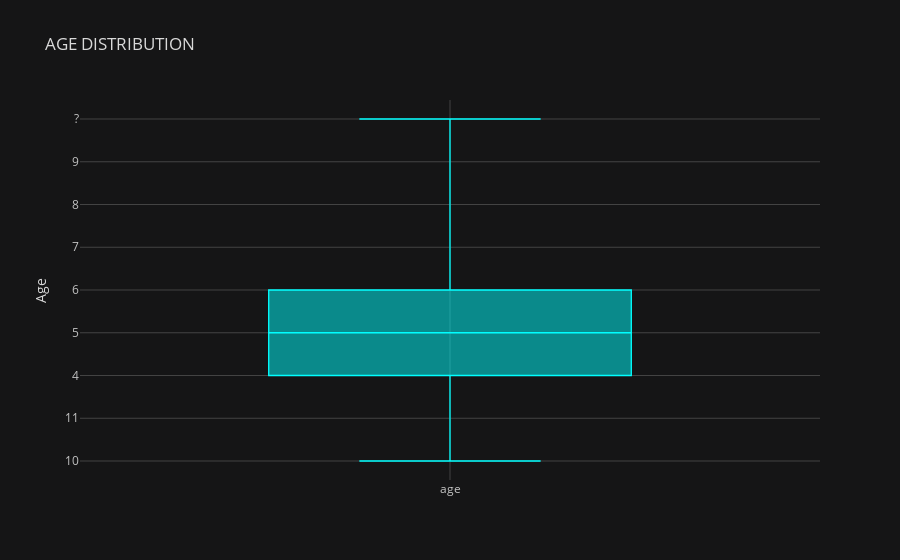

Write notebook code for a chart like this one.
### Markdown cell above
AGE DISTRIBUTION

### Code cell
df['age'].sort_values().iplot(kind='box', title='AGE DISTRIBUTION', yTitle = 'Age', theme='solar', color='cyan')

### Figure 1 — Plotly figure (JSON) as saved in the notebook; plotly's stock layout.template omitted (floating-point values rounded to 4 significant figures; data arrays with more than 128 entries replaced by an {"elided": "..."} marker saying what was removed)
{"data": [{"boxpoints": false, "line": {"width": 1.3}, "marker": {"color": "rgba(0, 255, 255, 1.0)"}, "name": "age", "orientation": "v", "type": "box", "y": {"elided": "292 str values"}}], "layout": {"legend": {"bgcolor": "#151516", "font": {"color": "#D9D9D9"}}, "paper_bgcolor": "#151516", "plot_bgcolor": "#151516", "title": {"font": {"color": "#D9D9D9"}, "text": "AGE DISTRIBUTION"}, "xaxis": {"gridcolor": "#434343", "showgrid": true, "tickfont": {"color": "#C2C2C2"}, "title": {"font": {"color": "#D9D9D9"}, "text": ""}, "zerolinecolor": "#666570"}, "yaxis": {"gridcolor": "#434343", "showgrid": true, "tickfont": {"color": "#C2C2C2"}, "title": {"font": {"color": "#D9D9D9"}, "text": "Age"}, "zerolinecolor": "#666570"}}}
